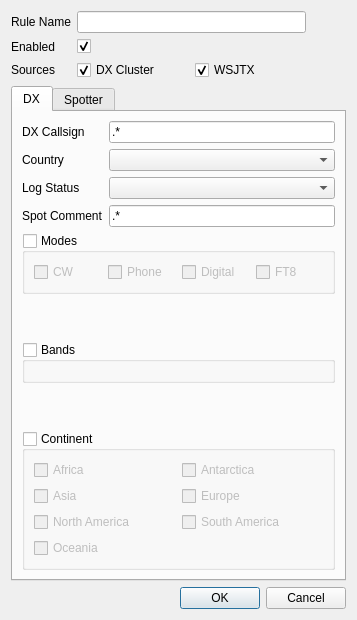
<?xml version="1.0" encoding="UTF-8"?>
<ui version="4.0">
 <class>AlertRuleDetail</class>
 <widget class="QDialog" name="AlertRuleDetail">
  <property name="geometry">
   <rect>
    <x>0</x>
    <y>0</y>
    <width>357</width>
    <height>620</height>
   </rect>
  </property>
  <property name="windowTitle">
   <string>Alert Rule Detail</string>
  </property>
  <layout class="QVBoxLayout" name="verticalLayout">
   <item>
    <layout class="QHBoxLayout" name="horizontalLayout">
     <item>
      <layout class="QFormLayout" name="formLayout">
       <item row="0" column="0">
        <widget class="QLabel" name="ruleNameLabel">
         <property name="text">
          <string>Rule Name</string>
         </property>
        </widget>
       </item>
       <item row="0" column="1">
        <widget class="QLineEdit" name="ruleNameEdit"/>
       </item>
       <item row="1" column="0">
        <widget class="QLabel" name="ruleEnabledLabel">
         <property name="text">
          <string>Enabled</string>
         </property>
        </widget>
       </item>
       <item row="1" column="1">
        <widget class="QCheckBox" name="ruleEnabledCheckBox">
         <property name="text">
          <string/>
         </property>
         <property name="checked">
          <bool>true</bool>
         </property>
        </widget>
       </item>
       <item row="2" column="0">
        <widget class="QLabel" name="sourceLabel">
         <property name="text">
          <string>Sources</string>
         </property>
        </widget>
       </item>
       <item row="2" column="1">
        <layout class="QHBoxLayout" name="horizontalLayout_2">
         <item>
          <widget class="QCheckBox" name="dxcCheckBox">
           <property name="text">
            <string>DX Cluster</string>
           </property>
           <property name="checked">
            <bool>true</bool>
           </property>
          </widget>
         </item>
         <item>
          <widget class="QCheckBox" name="wsjtxCheckBox">
           <property name="text">
            <string>WSJTX</string>
           </property>
           <property name="checked">
            <bool>true</bool>
           </property>
          </widget>
         </item>
        </layout>
       </item>
      </layout>
     </item>
     <item>
      <spacer name="horizontalSpacer">
       <property name="orientation">
        <enum>Qt::Horizontal</enum>
       </property>
       <property name="sizeType">
        <enum>QSizePolicy::Preferred</enum>
       </property>
       <property name="sizeHint" stdset="0">
        <size>
         <width>40</width>
         <height>20</height>
        </size>
       </property>
      </spacer>
     </item>
    </layout>
   </item>
   <item>
    <widget class="QTabWidget" name="tabWidget">
     <property name="currentIndex">
      <number>0</number>
     </property>
     <property name="tabsClosable">
      <bool>false</bool>
     </property>
     <widget class="QWidget" name="dx">
      <attribute name="title">
       <string>DX</string>
      </attribute>
      <layout class="QVBoxLayout" name="verticalLayout_4">
       <item>
        <layout class="QFormLayout" name="formLayout_3">
         <item row="0" column="0">
          <widget class="QLabel" name="dxCallsignLabel">
           <property name="text">
            <string>DX Callsign</string>
           </property>
          </widget>
         </item>
         <item row="0" column="1">
          <widget class="QLineEdit" name="dxCallsignEdit">
           <property name="toolTip">
            <string>Use Perl-like regular expression</string>
           </property>
           <property name="text">
            <string>.*</string>
           </property>
           <property name="placeholderText">
            <string/>
           </property>
          </widget>
         </item>
         <item row="1" column="0">
          <widget class="QLabel" name="countryLabel">
           <property name="text">
            <string>Country</string>
           </property>
          </widget>
         </item>
         <item row="1" column="1">
          <widget class="QComboBox" name="countryCombo"/>
         </item>
         <item row="2" column="0">
          <widget class="QLabel" name="logStatusLabel">
           <property name="text">
            <string>Log Status</string>
           </property>
          </widget>
         </item>
         <item row="2" column="1">
          <widget class="QComboBox" name="logStatusCombo"/>
         </item>
         <item row="3" column="0">
          <widget class="QLabel" name="spotCommentLabel">
           <property name="text">
            <string>Spot Comment</string>
           </property>
          </widget>
         </item>
         <item row="3" column="1">
          <widget class="QLineEdit" name="spotCommentEdit">
           <property name="toolTip">
            <string>Use Perl-like regular expression</string>
           </property>
           <property name="text">
            <string>.*</string>
           </property>
           <property name="placeholderText">
            <string/>
           </property>
          </widget>
         </item>
        </layout>
       </item>
       <item>
        <widget class="QGroupBox" name="modes">
         <property name="sizePolicy">
          <sizepolicy hsizetype="Expanding" vsizetype="Minimum">
           <horstretch>0</horstretch>
           <verstretch>0</verstretch>
          </sizepolicy>
         </property>
         <property name="maximumSize">
          <size>
           <width>701</width>
           <height>356</height>
          </size>
         </property>
         <property name="title">
          <string>Modes</string>
         </property>
         <property name="checkable">
          <bool>true</bool>
         </property>
         <property name="checked">
          <bool>false</bool>
         </property>
         <layout class="QVBoxLayout" name="verticalLayout_2">
          <item>
           <layout class="QGridLayout" name="modes_group">
            <property name="horizontalSpacing">
             <number>7</number>
            </property>
            <item row="0" column="1">
             <widget class="QCheckBox" name="phonecheckbox">
              <property name="sizePolicy">
               <sizepolicy hsizetype="Expanding" vsizetype="Preferred">
                <horstretch>0</horstretch>
                <verstretch>0</verstretch>
               </sizepolicy>
              </property>
              <property name="text">
               <string>Phone</string>
              </property>
             </widget>
            </item>
            <item row="0" column="0">
             <widget class="QCheckBox" name="cwcheckbox">
              <property name="sizePolicy">
               <sizepolicy hsizetype="Expanding" vsizetype="Preferred">
                <horstretch>0</horstretch>
                <verstretch>0</verstretch>
               </sizepolicy>
              </property>
              <property name="text">
               <string>CW</string>
              </property>
             </widget>
            </item>
            <item row="0" column="2">
             <widget class="QCheckBox" name="digitalcheckbox">
              <property name="sizePolicy">
               <sizepolicy hsizetype="Expanding" vsizetype="Preferred">
                <horstretch>0</horstretch>
                <verstretch>0</verstretch>
               </sizepolicy>
              </property>
              <property name="text">
               <string>Digital</string>
              </property>
             </widget>
            </item>
            <item row="0" column="3">
             <widget class="QCheckBox" name="ft8checkbox">
              <property name="sizePolicy">
               <sizepolicy hsizetype="Expanding" vsizetype="Preferred">
                <horstretch>0</horstretch>
                <verstretch>0</verstretch>
               </sizepolicy>
              </property>
              <property name="text">
               <string>FT8</string>
              </property>
             </widget>
            </item>
           </layout>
          </item>
         </layout>
        </widget>
       </item>
       <item>
        <spacer name="verticalSpacer">
         <property name="orientation">
          <enum>Qt::Vertical</enum>
         </property>
         <property name="sizeHint" stdset="0">
          <size>
           <width>20</width>
           <height>40</height>
          </size>
         </property>
        </spacer>
       </item>
       <item>
        <widget class="QGroupBox" name="bands">
         <property name="title">
          <string>Bands</string>
         </property>
         <property name="checkable">
          <bool>true</bool>
         </property>
         <property name="checked">
          <bool>false</bool>
         </property>
         <layout class="QVBoxLayout" name="verticalLayout_6">
          <item>
           <layout class="QGridLayout" name="band_group"/>
          </item>
         </layout>
        </widget>
       </item>
       <item>
        <spacer name="verticalSpacer_2">
         <property name="orientation">
          <enum>Qt::Vertical</enum>
         </property>
         <property name="sizeHint" stdset="0">
          <size>
           <width>20</width>
           <height>40</height>
          </size>
         </property>
        </spacer>
       </item>
       <item>
        <widget class="QGroupBox" name="continent">
         <property name="title">
          <string>Continent</string>
         </property>
         <property name="checkable">
          <bool>true</bool>
         </property>
         <property name="checked">
          <bool>false</bool>
         </property>
         <layout class="QVBoxLayout" name="verticalLayout_3">
          <item>
           <layout class="QGridLayout" name="cont_group">
            <item row="2" column="0">
             <widget class="QCheckBox" name="nacheckbox">
              <property name="text">
               <string>North America</string>
              </property>
             </widget>
            </item>
            <item row="0" column="0">
             <widget class="QCheckBox" name="afcheckbox">
              <property name="text">
               <string>Africa</string>
              </property>
             </widget>
            </item>
            <item row="0" column="1">
             <widget class="QCheckBox" name="ancheckbox">
              <property name="text">
               <string>Antarctica</string>
              </property>
             </widget>
            </item>
            <item row="2" column="1">
             <widget class="QCheckBox" name="sacheckbox">
              <property name="text">
               <string>South America</string>
              </property>
             </widget>
            </item>
            <item row="1" column="0">
             <widget class="QCheckBox" name="ascheckbox">
              <property name="text">
               <string>Asia</string>
              </property>
             </widget>
            </item>
            <item row="1" column="1">
             <widget class="QCheckBox" name="eucheckbox">
              <property name="text">
               <string>Europe</string>
              </property>
             </widget>
            </item>
            <item row="3" column="0">
             <widget class="QCheckBox" name="occheckbox">
              <property name="text">
               <string>Oceania</string>
              </property>
             </widget>
            </item>
           </layout>
          </item>
         </layout>
        </widget>
       </item>
      </layout>
     </widget>
     <widget class="QWidget" name="Spotter">
      <attribute name="title">
       <string>Spotter</string>
      </attribute>
      <layout class="QVBoxLayout" name="verticalLayout_7">
       <item>
        <layout class="QFormLayout" name="formLayout_4">
         <item row="0" column="0">
          <widget class="QLabel" name="spotterCountry">
           <property name="text">
            <string>Country</string>
           </property>
          </widget>
         </item>
         <item row="0" column="1">
          <widget class="QComboBox" name="spotterCountryCombo"/>
         </item>
        </layout>
       </item>
       <item>
        <widget class="QGroupBox" name="continent_spotter">
         <property name="title">
          <string>Continent</string>
         </property>
         <property name="checkable">
          <bool>true</bool>
         </property>
         <property name="checked">
          <bool>false</bool>
         </property>
         <layout class="QVBoxLayout" name="verticalLayout_5">
          <item>
           <layout class="QGridLayout" name="cont_group_spotter">
            <item row="2" column="0">
             <widget class="QCheckBox" name="nacheckbox_spotter">
              <property name="text">
               <string>North America</string>
              </property>
              <property name="checked">
               <bool>false</bool>
              </property>
             </widget>
            </item>
            <item row="0" column="0">
             <widget class="QCheckBox" name="afcheckbox_spotter">
              <property name="text">
               <string>Africa</string>
              </property>
              <property name="checked">
               <bool>false</bool>
              </property>
             </widget>
            </item>
            <item row="0" column="1">
             <widget class="QCheckBox" name="ancheckbox_spotter">
              <property name="text">
               <string>Antarctica</string>
              </property>
              <property name="checked">
               <bool>false</bool>
              </property>
             </widget>
            </item>
            <item row="2" column="1">
             <widget class="QCheckBox" name="sacheckbox_spotter">
              <property name="text">
               <string>South America</string>
              </property>
              <property name="checked">
               <bool>false</bool>
              </property>
             </widget>
            </item>
            <item row="1" column="0">
             <widget class="QCheckBox" name="ascheckbox_spotter">
              <property name="text">
               <string>Asia</string>
              </property>
              <property name="checked">
               <bool>false</bool>
              </property>
             </widget>
            </item>
            <item row="1" column="1">
             <widget class="QCheckBox" name="eucheckbox_spotter">
              <property name="text">
               <string>Europe</string>
              </property>
              <property name="checked">
               <bool>false</bool>
              </property>
             </widget>
            </item>
            <item row="3" column="0">
             <widget class="QCheckBox" name="occheckbox_spotter">
              <property name="text">
               <string>Oceania</string>
              </property>
              <property name="checked">
               <bool>false</bool>
              </property>
             </widget>
            </item>
           </layout>
          </item>
         </layout>
        </widget>
       </item>
       <item>
        <spacer name="verticalSpacer_3">
         <property name="orientation">
          <enum>Qt::Vertical</enum>
         </property>
         <property name="sizeHint" stdset="0">
          <size>
           <width>20</width>
           <height>40</height>
          </size>
         </property>
        </spacer>
       </item>
      </layout>
     </widget>
    </widget>
   </item>
   <item>
    <widget class="QDialogButtonBox" name="buttonBox">
     <property name="orientation">
      <enum>Qt::Horizontal</enum>
     </property>
     <property name="standardButtons">
      <set>QDialogButtonBox::Cancel|QDialogButtonBox::Ok</set>
     </property>
    </widget>
   </item>
  </layout>
 </widget>
 <tabstops>
  <tabstop>ruleNameEdit</tabstop>
  <tabstop>ruleEnabledCheckBox</tabstop>
  <tabstop>dxcCheckBox</tabstop>
  <tabstop>wsjtxCheckBox</tabstop>
  <tabstop>tabWidget</tabstop>
  <tabstop>dxCallsignEdit</tabstop>
  <tabstop>countryCombo</tabstop>
  <tabstop>logStatusCombo</tabstop>
  <tabstop>spotCommentEdit</tabstop>
  <tabstop>modes</tabstop>
  <tabstop>cwcheckbox</tabstop>
  <tabstop>phonecheckbox</tabstop>
  <tabstop>digitalcheckbox</tabstop>
  <tabstop>ft8checkbox</tabstop>
  <tabstop>bands</tabstop>
  <tabstop>continent</tabstop>
  <tabstop>afcheckbox</tabstop>
  <tabstop>ascheckbox</tabstop>
  <tabstop>nacheckbox</tabstop>
  <tabstop>occheckbox</tabstop>
  <tabstop>ancheckbox</tabstop>
  <tabstop>eucheckbox</tabstop>
  <tabstop>sacheckbox</tabstop>
  <tabstop>spotterCountryCombo</tabstop>
  <tabstop>continent_spotter</tabstop>
  <tabstop>afcheckbox_spotter</tabstop>
  <tabstop>ascheckbox_spotter</tabstop>
  <tabstop>nacheckbox_spotter</tabstop>
  <tabstop>occheckbox_spotter</tabstop>
  <tabstop>ancheckbox_spotter</tabstop>
  <tabstop>eucheckbox_spotter</tabstop>
  <tabstop>sacheckbox_spotter</tabstop>
 </tabstops>
 <resources/>
 <connections>
  <connection>
   <sender>buttonBox</sender>
   <signal>accepted()</signal>
   <receiver>AlertRuleDetail</receiver>
   <slot>save()</slot>
   <hints>
    <hint type="sourcelabel">
     <x>257</x>
     <y>610</y>
    </hint>
    <hint type="destinationlabel">
     <x>157</x>
     <y>274</y>
    </hint>
   </hints>
  </connection>
  <connection>
   <sender>buttonBox</sender>
   <signal>rejected()</signal>
   <receiver>AlertRuleDetail</receiver>
   <slot>reject()</slot>
   <hints>
    <hint type="sourcelabel">
     <x>325</x>
     <y>610</y>
    </hint>
    <hint type="destinationlabel">
     <x>286</x>
     <y>274</y>
    </hint>
   </hints>
  </connection>
  <connection>
   <sender>ruleNameEdit</sender>
   <signal>textChanged(QString)</signal>
   <receiver>AlertRuleDetail</receiver>
   <slot>ruleNameChanged(QString)</slot>
   <hints>
    <hint type="sourcelabel">
     <x>195</x>
     <y>23</y>
    </hint>
    <hint type="destinationlabel">
     <x>178</x>
     <y>309</y>
    </hint>
   </hints>
  </connection>
  <connection>
   <sender>dxCallsignEdit</sender>
   <signal>textChanged(QString)</signal>
   <receiver>AlertRuleDetail</receiver>
   <slot>callsignChanged(QString)</slot>
   <hints>
    <hint type="sourcelabel">
     <x>232</x>
     <y>149</y>
    </hint>
    <hint type="destinationlabel">
     <x>178</x>
     <y>309</y>
    </hint>
   </hints>
  </connection>
  <connection>
   <sender>spotCommentEdit</sender>
   <signal>textChanged(QString)</signal>
   <receiver>AlertRuleDetail</receiver>
   <slot>spotCommentChanged(QString)</slot>
   <hints>
    <hint type="sourcelabel">
     <x>232</x>
     <y>242</y>
    </hint>
    <hint type="destinationlabel">
     <x>178</x>
     <y>309</y>
    </hint>
   </hints>
  </connection>
 </connections>
 <slots>
  <slot>save()</slot>
  <slot>ruleNameChanged(QString)</slot>
  <slot>callsignChanged(QString)</slot>
  <slot>spotCommentChanged(QString)</slot>
 </slots>
</ui>
